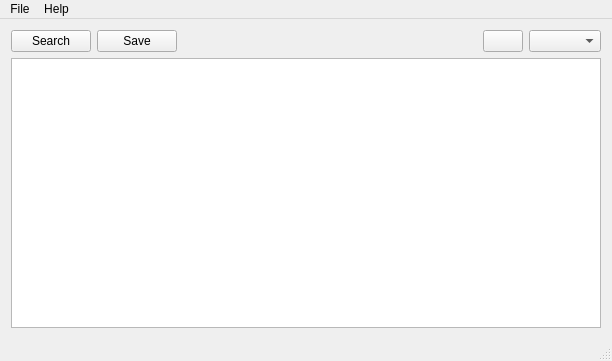
<?xml version="1.0" encoding="UTF-8"?>
<ui version="4.0">
 <class>MainWindow</class>
 <widget class="QMainWindow" name="MainWindow">
  <property name="geometry">
   <rect>
    <x>0</x>
    <y>0</y>
    <width>612</width>
    <height>361</height>
   </rect>
  </property>
  <property name="windowTitle">
   <string>MainWindow</string>
  </property>
  <widget class="QWidget" name="centralWidget">
   <layout class="QVBoxLayout" name="verticalLayout">
    <item>
     <layout class="QHBoxLayout" name="horizontalLayout">
      <item>
       <widget class="QPushButton" name="pushButtonSearch">
        <property name="text">
         <string>Search</string>
        </property>
       </widget>
      </item>
      <item>
       <widget class="QPushButton" name="pushButtonSave">
        <property name="text">
         <string>Save</string>
        </property>
       </widget>
      </item>
      <item>
       <spacer name="horizontalSpacer_2">
        <property name="orientation">
         <enum>Qt::Horizontal</enum>
        </property>
        <property name="sizeHint" stdset="0">
         <size>
          <width>40</width>
          <height>20</height>
         </size>
        </property>
       </spacer>
      </item>
      <item>
       <widget class="QPushButton" name="pushButtonOnOff">
        <property name="text">
         <string/>
        </property>
       </widget>
      </item>
      <item>
       <widget class="QComboBox" name="comboBoxLocalDevices"/>
      </item>
     </layout>
    </item>
    <item>
     <widget class="QListWidget" name="listWidget"/>
    </item>
   </layout>
  </widget>
  <widget class="QMenuBar" name="menuBar">
   <property name="geometry">
    <rect>
     <x>0</x>
     <y>0</y>
     <width>612</width>
     <height>25</height>
    </rect>
   </property>
   <widget class="QMenu" name="menuHelp">
    <property name="title">
     <string>Help</string>
    </property>
    <addaction name="actionAbout"/>
    <addaction name="actionAbout_Qt"/>
   </widget>
   <widget class="QMenu" name="menuFile">
    <property name="title">
     <string>File</string>
    </property>
    <addaction name="actionExit"/>
   </widget>
   <addaction name="menuFile"/>
   <addaction name="menuHelp"/>
  </widget>
  <widget class="QStatusBar" name="statusBar"/>
  <action name="actionAbout_Qt">
   <property name="text">
    <string>About Qt</string>
   </property>
  </action>
  <action name="actionAbout">
   <property name="text">
    <string>About</string>
   </property>
  </action>
  <action name="actionExit">
   <property name="text">
    <string>Exit</string>
   </property>
  </action>
 </widget>
 <layoutdefault spacing="6" margin="11"/>
 <resources/>
 <connections/>
</ui>
